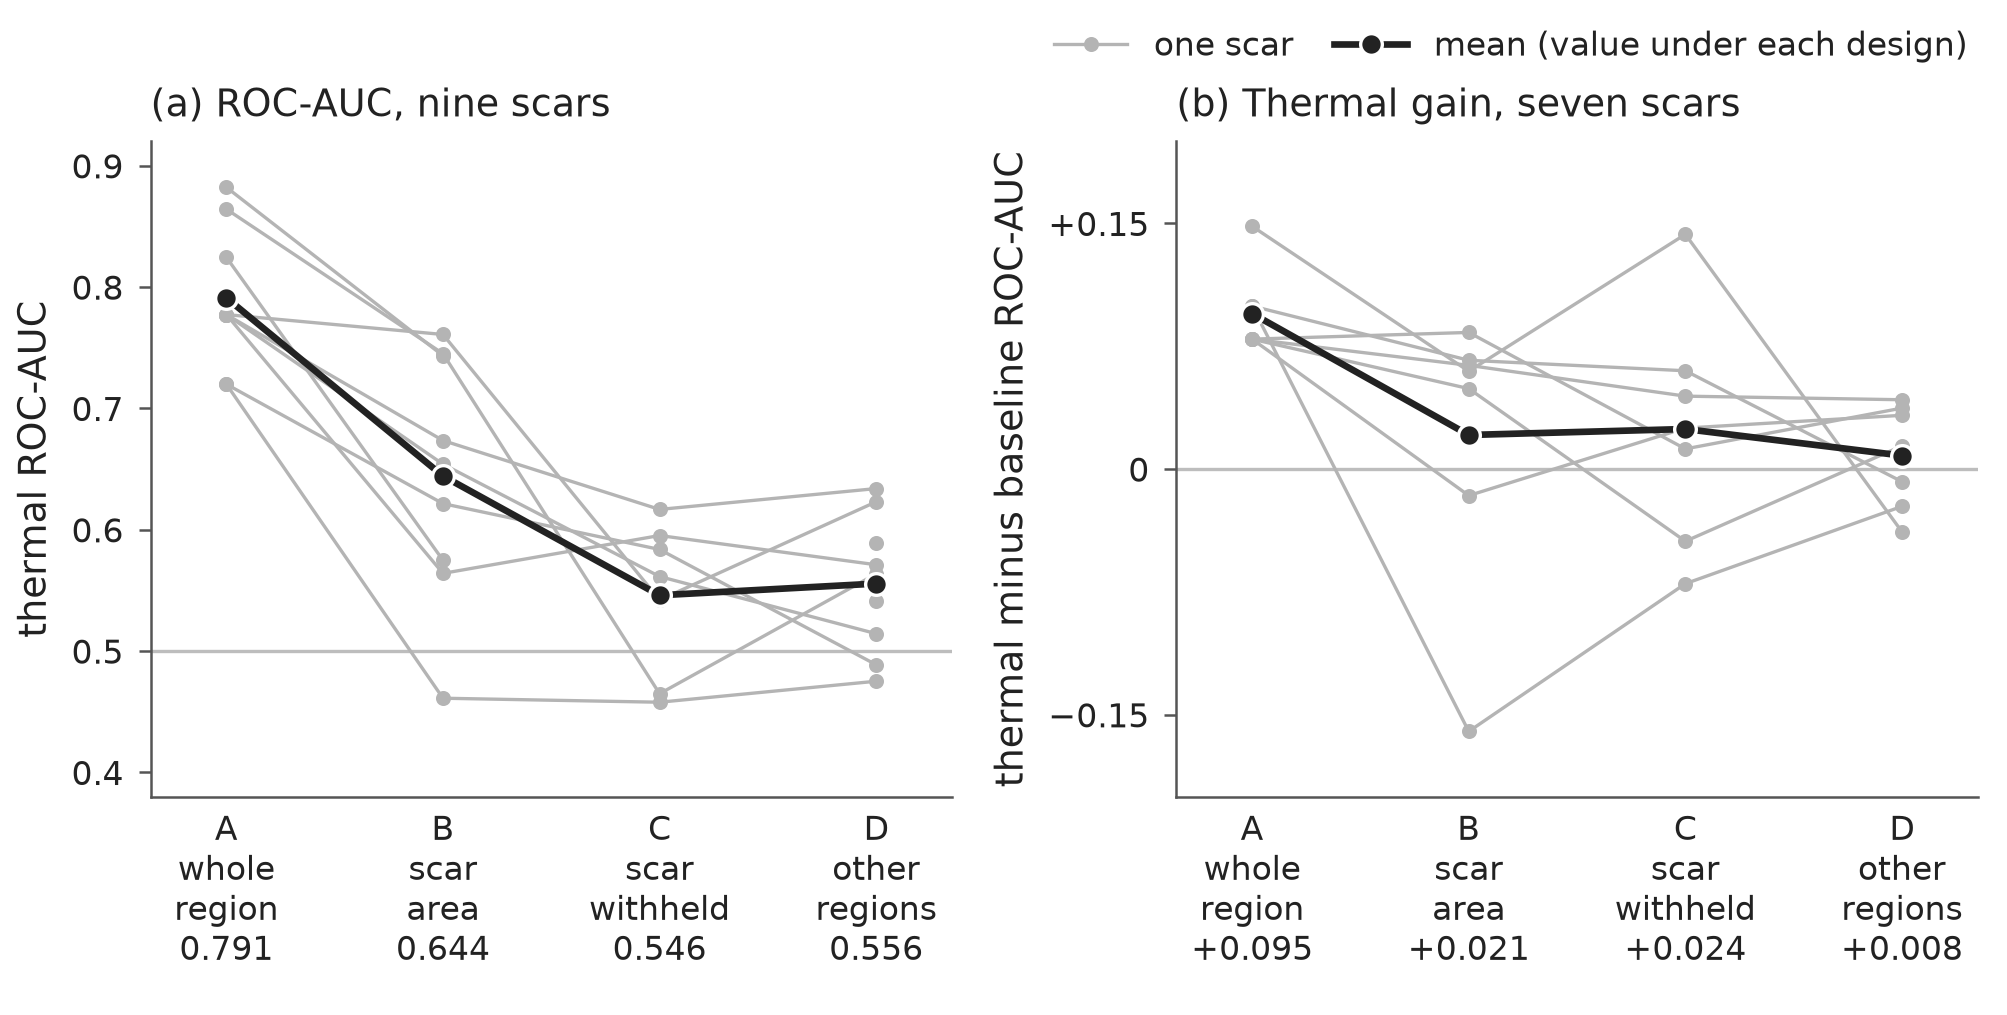

Python code for this plot:
#!/usr/bin/env python3
"""Fig. S4 - the evaluations of Section 3.3, scar by scar (Online Resource 1, redrawn 2026-10-25).

Two panels with the same layout. The horizontal axis runs through the four evaluations of Section 3.3
in order (A whole region, B scar area, C scar withheld, D other regions). Each thin grey line is one
burned scar and the dark line is the mean, whose value is printed under each design. (a) Thermal ROC-AUC for the nine scars (seven have a row C).
(b) The thermal gain (thermal minus baseline) at 5 km blocking for the seven scars of Table 3.

The 2026-10-23 version drew five marker types per scar row (A, A', B, C, D with its range) and the
authors found it too dense. The prevalence-matched control A' is no longer drawn. Its nine-scar mean is
stated in Section S2.1 and asserted below, as before.

Data, under paper/labelfix_rerun/code/ and inference/, are matched_holdout.json, prevalence_control.json,
d_per_source.json and ladder_summary.json.
"""
import hashlib
import json
import sys
from pathlib import Path

import matplotlib
matplotlib.use("Agg")
import matplotlib.patheffects as pe
import matplotlib.pyplot as plt
from matplotlib.lines import Line2D

HERE = Path(__file__).resolve().parent
sys.path.insert(0, str(HERE))
from _layout_check import check as layout_check, assert_inside
import _style as S

LR = HERE.parent / "labelfix_rerun"
load = lambda p: json.loads((LR / p).read_text(encoding="utf-8"))
SOURCES = ["code/matched_holdout.json", "code/prevalence_control.json", "code/d_per_source.json",
           "inference/ladder_summary.json"]
mh, pc, dps, lad = (load(p) for p in SOURCES)
NAME = {"manavgat_2021": "Manavgat", "bejis_2022": "Bejís", "mugla_2021": "Muğla",
        "evia_2021_extended": "North Evia", "montiferru_2021": "Montiferru"}
MULTI = {"mugla_2021", "montiferru_2021"}
key = lambda r, s: (r, int(s))
P = {key(x["region"], x["scar"]): x for x in pc}
D = {}
for x in dps:
    D.setdefault(key(x["target_region"], x["scar"]), []).append(x["auc"])
G = {key(x["region"], x["scar"]): x for x in lad["scar_frame"]["B10"]["per_scar"]}
rows = []
for x in mh:
    k = key(x["region"], x["scar"])
    assert abs(P[k]["A_region"] - x["A_region_blocked"]) < 1e-9 and abs(P[k]["B_scar_area"] - x["B_seen_same_cells"]) < 1e-9
    assert len(D[k]) == 4 and abs(sum(D[k]) / 4 - x["D_foreign"]) < 6e-5, k
    lab = f"{NAME[x['region']]}" + (f" scar {x['scar']}" if x["region"] in MULTI else "") + f", {x['n']:,} cells"
    rows.append({"k": k, "label": lab, "A": x["A_region_blocked"], "A2": P[k]["A_prime_prevalence_matched"],
                 "B": x["B_seen_same_cells"], "C": x["C_unseen_same_region"], "D": x["D_foreign"],
                 "Dlo": min(D[k]), "Dhi": max(D[k]), "g": G.get(k)})
assert len(rows) == 9 and sum(r["g"] is not None for r in rows) == 7
assert all((r["C"] is None) == (r["g"] is None) for r in rows)

# ---- the numbers the text of Section S2.1 prints ----
m = lambda vals: sum(vals) / len(vals)
A9, A29, B9 = m([r["A"] for r in rows]), m([r["A2"] for r in rows]), m([r["B"] for r in rows])
seven = [r for r in rows if r["g"]]
C7 = m([r["C"] for r in seven])
D9 = m([r["D"] for r in rows])
gm = {g: m([r["g"][g] for r in seven]) for g in ("regionwide_inc", "blk_inc", "loso_inc", "foreign_inc")}
assert [f"{v:.3f}" for v in (A9, A29, B9, C7)] == ["0.791", "0.793", "0.644", "0.546"], (A9, A29, B9, C7)
assert [f"{gm[g]:+.3f}" for g in gm] == ["+0.095", "+0.021", "+0.024", "+0.008"], gm
for g in gm:
    assert abs(gm[g] - lad["scar_frame"]["B10"]["means"][g]) < 1e-4      # per-scar values are stored at 4 dp
allD = [v for vs in D.values() for v in vs]
assert len(allD) == 36 and f"{m(allD):.3f}" == "0.556" and sum(v < 0.5 for v in allD) == 10
assert f"{D9:.3f}" == "0.556"                                              # four sources per scar, so equal

# ---- drawing ----
S.apply()
DESIGNS = ["A", "B", "C", "D"]
TICKS = ["A\nwhole\nregion", "B\nscar\narea", "C\nscar\nwithheld", "D\nother\nregions"]
GAIN = {"A": "regionwide_inc", "B": "blk_inc", "C": "loso_inc", "D": "foreign_inc"}
SCAR = dict(color="#B4B4B4", lw=0.8, marker="o", ms=2.6, mfc="#B4B4B4", mec="#B4B4B4", zorder=2)
MEAN = dict(color=S.INK, lw=1.6, marker="o", ms=5.2, mfc=S.INK, mec="white", mew=0.8, zorder=4)
halo = [pe.withStroke(linewidth=2.2, foreground="white")]

fig, (axA, axG) = plt.subplots(1, 2, figsize=(S.WIDTH_MM * S.MM, 86 * S.MM),
                               gridspec_kw={"width_ratios": [1.0, 1.0]})
arts, ya, yg = [], [], []


def draw(ax, series, means, fmt, ys):
    """One grey polyline per scar (broken where a design is missing) and the mean on top. The mean
    values go under the design names, so no label sits on a line."""
    for name, vals in series:
        seg = []
        for i, v in enumerate(vals + [None]):
            if v is None:
                if seg:
                    ln, = ax.plot([p[0] for p in seg], [p[1] for p in seg], **SCAR)
                    arts.append((ln, name))
                seg = []
            else:
                seg.append((i, v)); ys.append(v)
    ln, = ax.plot(range(4), means, **MEAN)
    arts.append((ln, "mean"))
    ax.set_xticks(range(4), [lab + "\n" + fmt(v) for lab, v in zip(TICKS, means)])
    ax.set_xlim(-0.35, 3.35)
    ax.tick_params(axis="x", length=0)


S.chance(axA, 0.5, axis="y")
draw(axA, [(r["label"], [r[d] for d in DESIGNS]) for r in rows], [A9, B9, C7, D9], lambda v: f"{v:.3f}", ya)
axA.set_ylim(0.38, 0.92); axA.set_yticks([0.4, 0.5, 0.6, 0.7, 0.8, 0.9])
axA.set_ylabel("thermal ROC-AUC")
axA.set_title("(a) ROC-AUC, nine scars")

S.chance(axG, 0.0, axis="y")
draw(axG, [(r["label"], [r["g"][GAIN[d]] for d in DESIGNS]) for r in seven],
     [gm[GAIN[d]] for d in DESIGNS], lambda v: f"{v:+.3f}", yg)
axG.set_ylim(-0.2, 0.2); axG.set_yticks([-0.15, 0, 0.15], ["−0.15", "0", "+0.15"])
axG.set_ylabel("thermal minus baseline ROC-AUC")
axG.set_title("(b) Thermal gain, seven scars")

fig.legend(handles=[Line2D([], [], **{k: v for k, v in SCAR.items() if k != "zorder"}, label="one scar"),
                    Line2D([], [], **{k: v for k, v in MEAN.items() if k != "zorder"},
                           label="mean (value under each design)")],
           loc="upper right", bbox_to_anchor=(0.995, 0.999), ncol=2, handlelength=2.2, columnspacing=1.2)
assert_inside(axA, "Fig. S4a", ys=ya); assert_inside(axG, "Fig. S4b", ys=yg)
fig.subplots_adjust(left=0.075, right=0.985, top=0.86, bottom=0.215, wspace=0.28)
problems = layout_check(fig, "Fig. S4 - scars", min_gap_pt=2.0, min_font_pt=8.0, data_artists=arts)
S.save(fig, HERE, "figS4_scars")
fig.savefig(HERE / "figS4_scars.png", dpi=300)
(HERE / "figS4_provenance.json").write_text(json.dumps({
    "figure": "Fig. S4 - the evaluations of Section 3.3, scar by scar",
    "script": "paper/figures/figS4_scars.py",
    "data": {p: hashlib.sha256((LR / p).read_bytes()).hexdigest() for p in SOURCES},
    "asserts": "A and B agree between matched_holdout and prevalence_control; D is the mean of its four "
               "sources; nine-scar means 0.791 (A), 0.793 (A'), 0.644 (B), 0.556 (D), seven-scar C 0.546; gains "
               "+0.095, +0.021, +0.024, +0.008 equal the ladder means; 36 foreign scores, mean 0.556, ten below chance",
    "design": "2026-10-25 redraw, one grey line per scar across the four evaluations and the mean in dark ink; "
              "A' and the range of D are stated in Section S2.1 and no longer drawn",
    "canvas_mm": [S.WIDTH_MM, 86],
    "layout_check": f"paper/figures/_layout_check.py; {len(problems)} problems at build time",
    "environment": f"matplotlib {matplotlib.__version__}",
}, indent=1, ensure_ascii=False), encoding="utf-8")
print("figS4 written")
TEXT = " ".join((HERE.parent / "supplementary.md").read_text(encoding="utf-8").split())
for s in ("Fig. S4", "0.793 against 0.791", "+0.095", "+0.021", "+0.024", "+0.008"):
    assert s in TEXT, f"Section S2.1 must state {s}"
